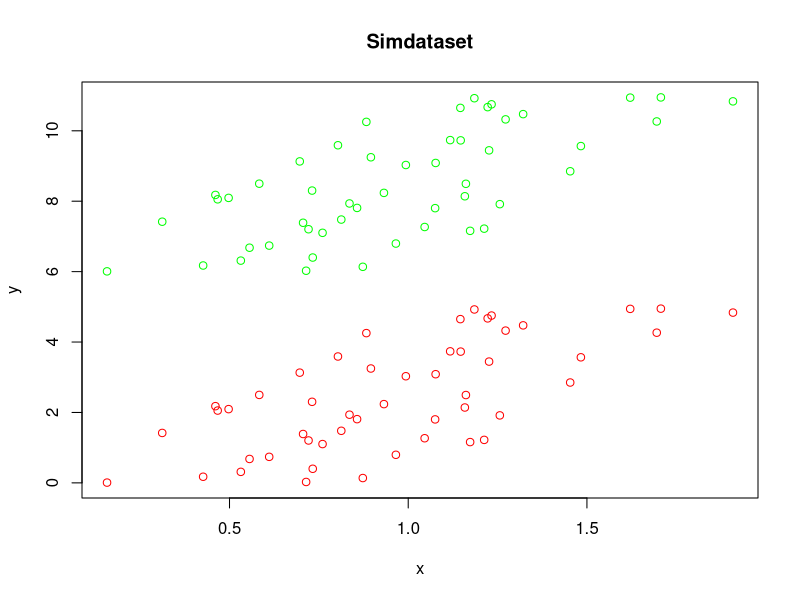

R code for this plot:
#else if (kernelFunction =="polynominalKernel"){
# K <- matrix(0, ncol=m, nrow=m)
# K<-polykernel(X)

#else if (kernelFunction =="polynominalKernel"){
# K <- matrix(0, ncol=m, nrow=m)
# K<-polykernel(X)
simData_linear=function(sample_size,distance)##if distance=4 it is non-separable  ;if distance=6,it is separable
{aa1=runif(sample_size/2)
 aa2=runif(sample_size/2)
 x1=aa1
 x2=aa1
 y1=x1*5
 y2=x1*5+distance
 x1=x1+aa2
 x2=x2+aa2
 x.1=vector()
 x.2=vector()
 label1=1*rep(1,length(x1))
 label2=0*rep(1,length(x2))
 data=matrix(rep(0,3*sample_size),nrow=sample_size,ncol=3)  
 data[,1]=c(x1,x2)  
 data[,2]=c(y1,y2)  
 data[,3]=c(label1,label2)
 
 data
}

dataSim_linear=simData_linear(sample_size=100,distance=6)
colnames(dataSim_linear)<-c("x","y","label")   
plot(dataSim_linear[,1],dataSim_linear[,2],col=ifelse(dataSim_linear[,3]==1,"red","green"),xlab="x",ylab="y",main="Simdataset")